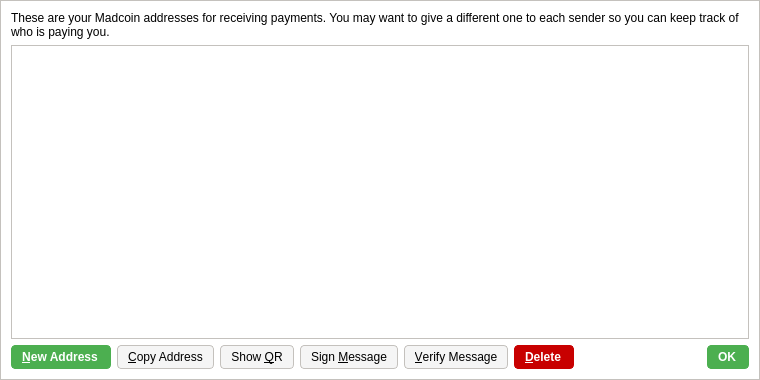
<?xml version="1.0" encoding="UTF-8"?>
<ui version="4.0">
 <class>AddressBookPage</class>
 <widget class="QWidget" name="AddressBookPage">
  <property name="geometry">
   <rect>
    <x>0</x>
    <y>0</y>
    <width>760</width>
    <height>380</height>
   </rect>
  </property>
  <property name="windowTitle">
   <string>Address Book</string>
  </property>
  <property name="styleSheet">
   <string notr="true">background-color: rgb(255, 255, 255);
border: 1px solid #c4c1bd;</string>
  </property>
  <layout class="QVBoxLayout" name="verticalLayout">
   <item>
    <widget class="QLabel" name="labelExplanation">
     <property name="styleSheet">
      <string notr="true">border: 0;</string>
     </property>
     <property name="text">
      <string>These are your Madcoin addresses for receiving payments. You may want to give a different one to each sender so you can keep track of who is paying you.</string>
     </property>
     <property name="textFormat">
      <enum>Qt::PlainText</enum>
     </property>
     <property name="wordWrap">
      <bool>true</bool>
     </property>
    </widget>
   </item>
   <item>
    <widget class="QTableView" name="tableView">
     <property name="contextMenuPolicy">
      <enum>Qt::CustomContextMenu</enum>
     </property>
     <property name="toolTip">
      <string>Double-click to edit address or label</string>
     </property>
     <property name="tabKeyNavigation">
      <bool>false</bool>
     </property>
     <property name="selectionMode">
      <enum>QAbstractItemView::SingleSelection</enum>
     </property>
     <property name="selectionBehavior">
      <enum>QAbstractItemView::SelectRows</enum>
     </property>
     <property name="sortingEnabled">
      <bool>true</bool>
     </property>
     <attribute name="verticalHeaderVisible">
      <bool>false</bool>
     </attribute>
    </widget>
   </item>
   <item>
    <layout class="QHBoxLayout" name="horizontalLayout">
     <item>
      <widget class="QPushButton" name="newAddressButton">
       <property name="toolTip">
        <string>Create a new address</string>
       </property>
       <property name="styleSheet">
        <string notr="true">background-color: rgb(76, 175, 80);
color: rgb(255, 255, 255);
border-radius: 4px;
border-color:  rgb(76, 175, 80);
font-weight: 600;
padding: 4px;
padding-left: 10px;
padding-right: 12px;
icon-size: 0;</string>
       </property>
       <property name="text">
        <string>&amp;New Address</string>
       </property>
      </widget>
     </item>
     <item>
      <widget class="QPushButton" name="copyToClipboard">
       <property name="toolTip">
        <string>Copy the currently selected address to the system clipboard</string>
       </property>
       <property name="styleSheet">
        <string notr="true">background-color: rgb(245, 245, 245);
border-radius: 4px;
border: 1px solid #c4c1bd;
font-weight: 400;
padding: 4px;
padding-left: 10px;
padding-right: 10px;</string>
       </property>
       <property name="text">
        <string>&amp;Copy Address</string>
       </property>
      </widget>
     </item>
     <item>
      <widget class="QPushButton" name="showQRCode">
       <property name="styleSheet">
        <string notr="true">background-color: rgb(245, 245, 245);
border-radius: 4px;
border: 1px solid #c4c1bd;
font-weight: 400;
padding: 4px;
padding-left: 10px;
padding-right: 10px;</string>
       </property>
       <property name="text">
        <string>Show &amp;QR</string>
       </property>
      </widget>
     </item>
     <item>
      <widget class="QPushButton" name="signMessage">
       <property name="toolTip">
        <string>Sign a message to prove you own a Madcoin address</string>
       </property>
       <property name="styleSheet">
        <string notr="true">background-color: rgb(245, 245, 245);
border-radius: 4px;
border: 1px solid #c4c1bd;
font-weight: 400;
padding: 4px;
padding-left: 10px;
padding-right: 10px;</string>
       </property>
       <property name="text">
        <string>Sign &amp;Message</string>
       </property>
      </widget>
     </item>
     <item>
      <widget class="QPushButton" name="verifyMessage">
       <property name="toolTip">
        <string>Verify a message to ensure it was signed with a specified Madcoin address</string>
       </property>
       <property name="styleSheet">
        <string notr="true">background-color: rgb(245, 245, 245);
border-radius: 4px;
border: 1px solid #c4c1bd;
font-weight: 400;
padding: 4px;
padding-left: 10px;
padding-right: 10px;</string>
       </property>
       <property name="text">
        <string>&amp;Verify Message</string>
       </property>
      </widget>
     </item>
     <item>
      <widget class="QPushButton" name="deleteButton">
       <property name="toolTip">
        <string>Delete the currently selected address from the list</string>
       </property>
       <property name="styleSheet">
        <string notr="true">background-color: #c80000;
color: rgb(255, 255, 255);
border-radius: 4px;
border-color:  #c80000;
font-weight: 600;
padding: 4px;
padding-left: 10px;
padding-right: 12px;
icon-size: 0;</string>
       </property>
       <property name="text">
        <string>&amp;Delete</string>
       </property>
      </widget>
     </item>
     <item>
      <spacer name="horizontalSpacer">
       <property name="orientation">
        <enum>Qt::Horizontal</enum>
       </property>
       <property name="sizeHint" stdset="0">
        <size>
         <width>40</width>
         <height>20</height>
        </size>
       </property>
      </spacer>
     </item>
     <item>
      <widget class="QDialogButtonBox" name="buttonBox">
       <property name="sizePolicy">
        <sizepolicy hsizetype="Maximum" vsizetype="Fixed">
         <horstretch>0</horstretch>
         <verstretch>0</verstretch>
        </sizepolicy>
       </property>
       <property name="styleSheet">
        <string notr="true">background-color: rgb(76, 175, 80);
color: rgb(255, 255, 255);
border-radius: 4px;
border-color:  rgb(76, 175, 80);
font-weight: 600;
padding: 4px;
padding-left: 10px;
padding-right: 12px;
icon-size: 0;</string>
       </property>
       <property name="standardButtons">
        <set>QDialogButtonBox::Ok</set>
       </property>
      </widget>
     </item>
    </layout>
   </item>
  </layout>
 </widget>
 <resources/>
 <connections/>
</ui>
